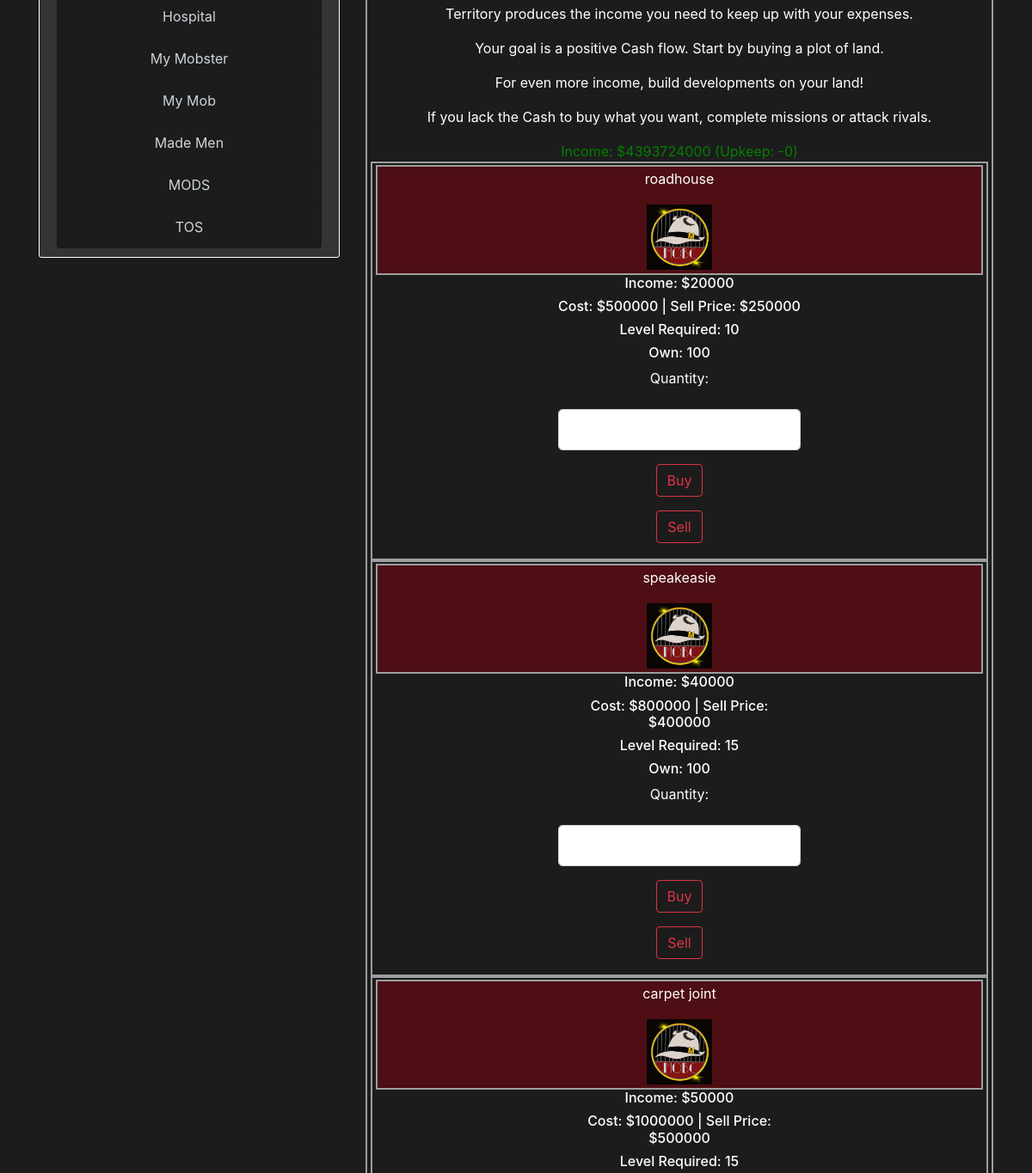
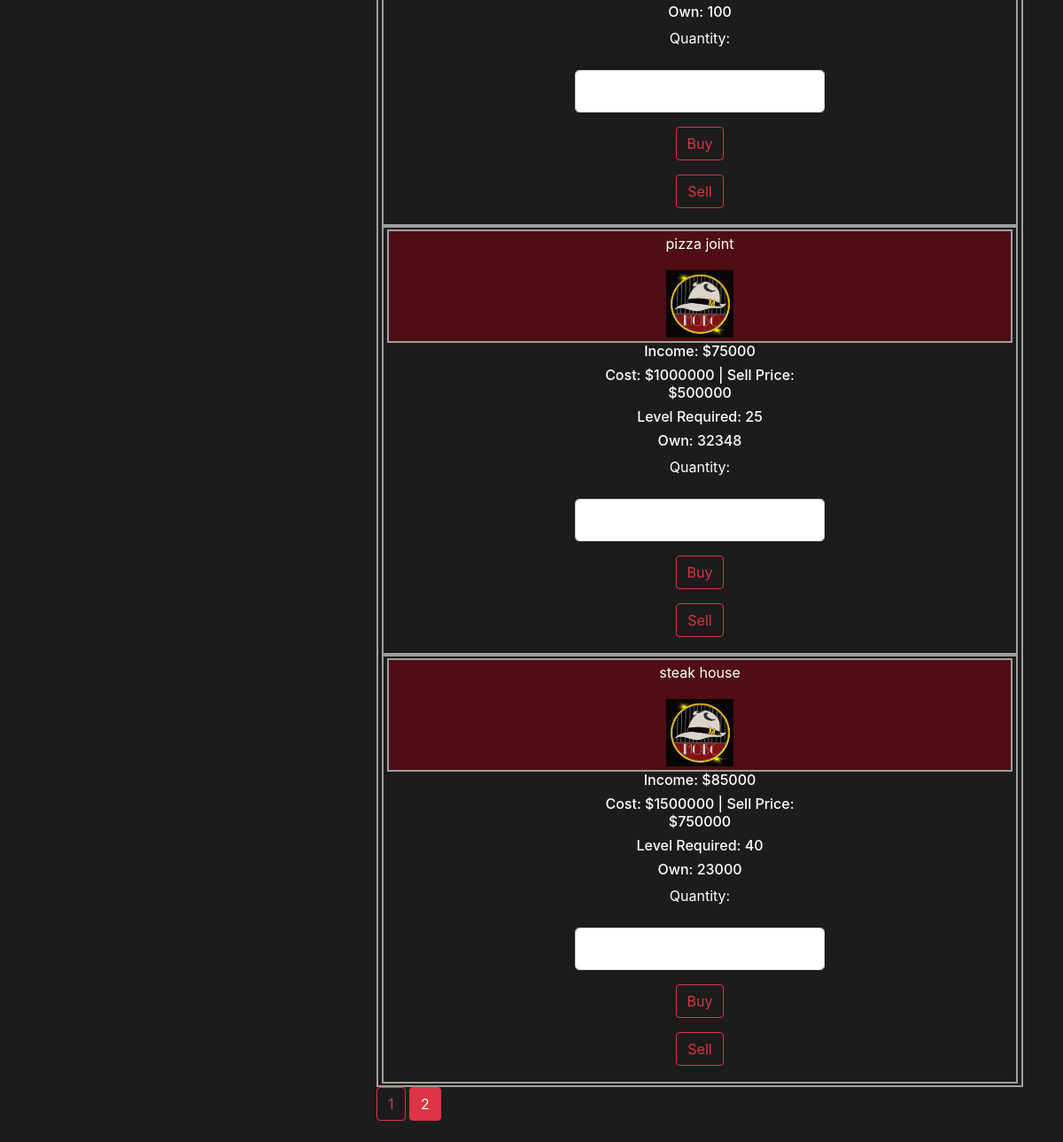
The app's page /turf?page=2 (signed in, lower part), older data (2 pictures, top to bottom).
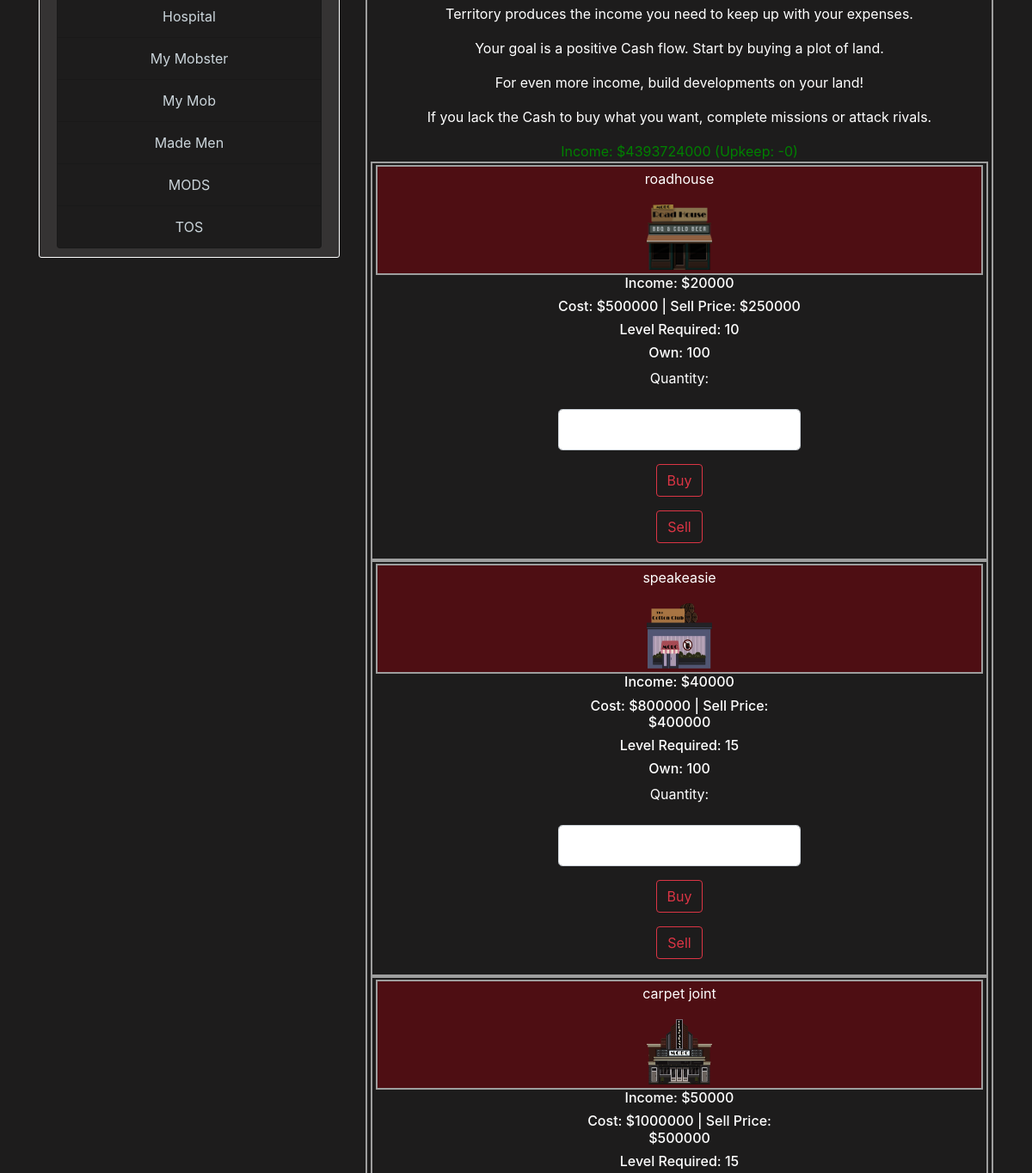
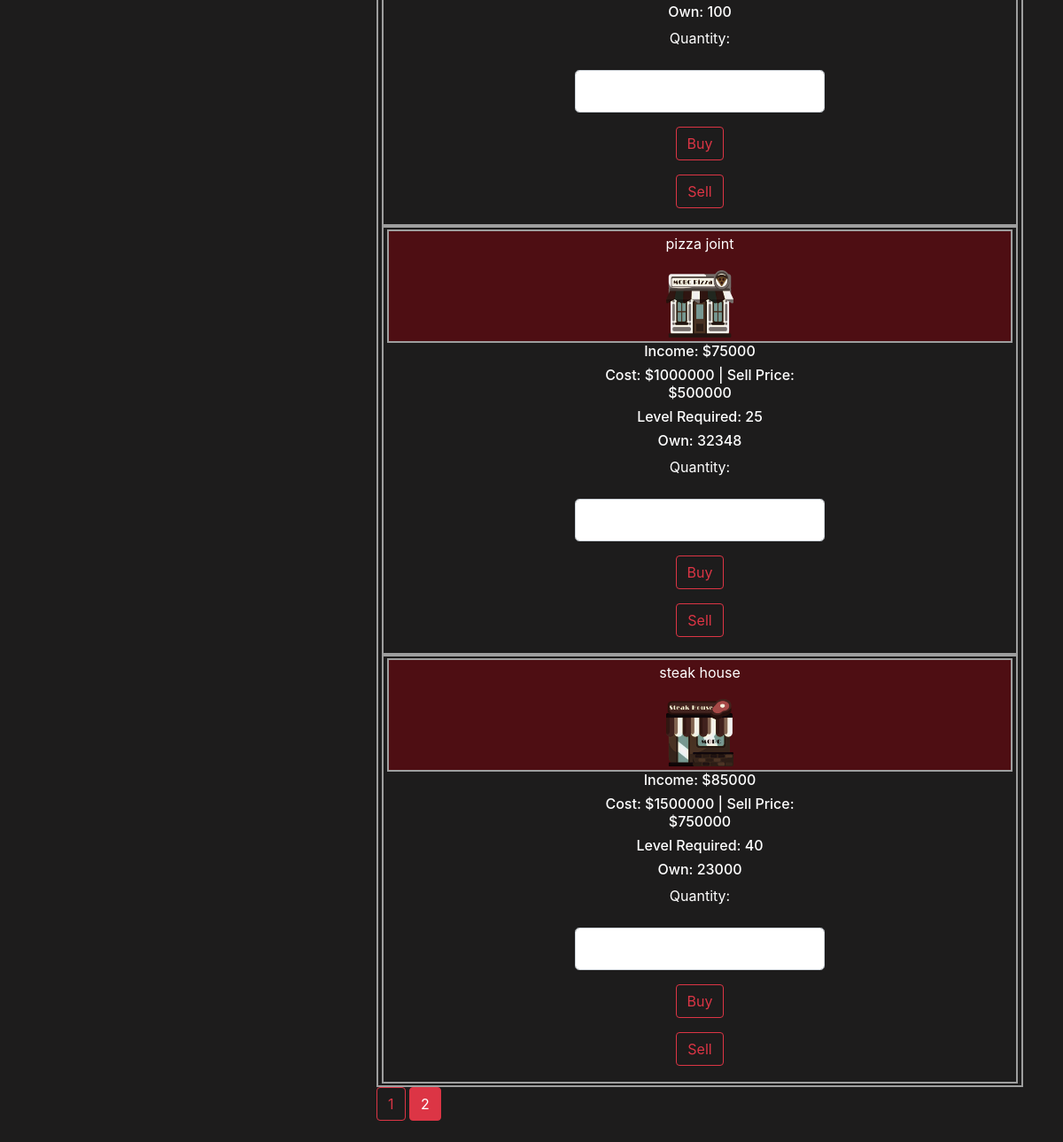
The same page, newer data (2 pictures, top to bottom).
### mobster/models.py (models this page shows, shortened)
class User_Stats(db.Model):
    id = db.Column(db.Integer, primary_key=True)
    user_level = db.Column(db.Integer, nullable=False, default=1)
    user_current_health = db.Column(db.Integer, default=100)
    user_max_health = db.Column(db.Integer, default=100)
    user_in_icu = db.Column(db.Boolean, default=False)
    user_experience = db.Column(db.Integer, nullable=False, default=0)
    user_total_income = db.Column(db.Integer, default=0)
    experience_to_level_up = db.Column(db.Integer, nullable=False, default=100)
    user_id = db.Column(db.Integer, db.ForeignKey('user.id'), nullable=False)

class Turf(db.Model):
    id = db.Column(db.Integer, primary_key=True)
    turf_name = db.Column(db.String(255))
    turf_image = db.Column(db.String(20), default='default.jpg')
    turf_cost = db.Column(db.Integer)
    turf_sell = db.Column(db.Integer)
    turf_income = db.Column(db.Integer)
    level_required = db.Column(db.Integer)

class User_Turf(db.Model):
    user_id = db.Column(db.Integer(), db.ForeignKey('user.id'), primary_key=True)
    turf_id = db.Column(db.Integer(), db.ForeignKey('turf.id'), primary_key=True)
    turf = db.relationship('Turf')
    turf_quantity = db.Column(db.Integer())

### mobster/routes.py (the view)
@app.route("/turf")
def turf():
    user = User.query.get(current_user.id)
    page = request.args.get('page', 1, type=int)
    turfs = Turf.query.order_by(Turf.level_required).where(Turf.level_required <= user.stats.user_level).paginate(page=page, per_page=5)
    form = TurfBuyForm()
    return render_template('game_templates/turf.html', title='Turf', turfs=turfs, form=form, user=user)

### mobster/forms.py
class TurfBuyForm(FlaskForm):
    quantity = IntegerField('Quantity', validators=[NumberRange(min=1)])
    buy_submit = SubmitField('Buy')
    sell_submit = SubmitField('Sell')

### mobster/models.py (called while the page is built)
@login_manager.user_loader
def load_user(user_id):
    return User.query.get(int(user_id))

### mobster/templates/game_templates/turf.html (shortened to what this page needs)
{% extends "layout.html" %}
{% block body %}
	<div class="page-container">
		<div class="page-title">
            <p>Territory produces the income you need to keep up with your expenses.</p>
            <p> Your goal is a positive Cash flow. Start by buying a plot of land.</p>
            <p> For even more income, build developments on your land!</p>
            <p> If you lack the Cash to buy what you want, complete missions or attack rivals.</p>
            <div style="color:green;"> Income: ${{ current_user.stats.user_total_income }} (Upkeep: -0)</div>
		</div>
		{% for turf in turfs.items %}
			<form method="POST" action="turf/sale/{{turf.id}}">
				<fieldset>
					<div class="page-container">
						<div class="page-container-head">
							<p>{{ turf.turf_name }}</p>
							<img src="{{url_for('static', filename='turf_images/' + turf.turf_image) }}" width="80" height="80">
						</div>
						<div class="page-container-body">
							<h6>Income: ${{ turf.turf_income }}</h6>
							<h6>Cost: ${{ turf.turf_cost }} | Sell Price: ${{turf.turf_sell}}</h6>
							<h6>Level Required: {{turf.level_required}}</h6>
							{% for _turf in user.turf %}
								{% if _turf.turf_id == turf.id %}
									<h6>Own: {{_turf.turf_quantity}}</h6>
								{% endif %}
							{% endfor %}
							<p>{{form.quantity.label(class="form-control-label") }}:</p>
							<p>{{form.quantity(class="form-control form-control-lg page-container-form") }}</p>
							<p>{{form.buy_submit(class="btn btn-outline-danger")}}</p>
							<p>{{form.sell_submit(class="btn btn-outline-danger")}}</p>
						</div>
					</div>
				</fieldset>
			</form>
		{% endfor %}
    </div>
	{% for page_num in turfs.iter_pages(left_edge=1, right_edge=1, left_current=1, right_current=2) %}
		{% if page_num and turfs.next %}
		  	{% if turfs.page == page_num %}
			  	<a class="btn btn-danger mb-4" href="{{ url_for('turf', page=page_num) }}">{{ page_num }}</a>
		  	{% else %}
			  	<a class="btn btn-outline-danger mb-4" href="{{ url_for('turf', page=page_num) }}">{{ page_num }}</a>
			{% endif %}
		{% else %}
		  	...
		{% endif %}
	{% endfor %}
{% endblock %}

### mobster/templates/layout.html (shortened to what this page needs)
<!DOCTYPE html>
<html>
	<head>
        <link rel="stylesheet" href="https://stackpath.bootstrapcdn.com/bootstrap/4.3.1/css/bootstrap.min.css">
		<link rel="stylesheet" type="text/css" href="{{ url_for('static', filename='main.css') }}">
	</head>
	<body>
        <main role="main" class="container">
            <div class="row">
                <div class="col-md-4">
                    <div class="content-section">
                        <ul class="list-group">
                            <li class="list-group-item list-group-item-dark centered sidebar-item"><a href="{{ url_for('hospital') }}">Hospital</a></li>
                            <li class="list-group-item list-group-item-dark centered sidebar-item"><a href="{{ url_for('my_mobster') }}">My Mobster</a></li>
                            <li class="list-group-item list-group-item-dark centered sidebar-item"><a href="{{ url_for('my_mob') }}">My Mob</a></li>
                            <li class="list-group-item list-group-item-dark centered sidebar-item"><a href="{{ url_for('made_men') }}">Made Men</a></li>
                            <li class="list-group-item list-group-item-dark centered sidebar-item"><a href="{{ url_for('mods') }}">MODS</a></li>
                            <li class="list-group-item list-group-item-dark centered sidebar-item"><a href="{{ url_for('tos') }}">TOS</a></li>
                        </ul>
                    </div>
                </div>
                <div class="col-md-8">
                    {% block body %}{% endblock %}
                </div>
	</body>
</html>

### mobster/static/main.css (style rules this page uses)
body { background: #1d1c1c; color: #ffffff; margin-top: 4rem; }
.centered { text-align: center; }
.sidebar-item { background-color: #1d1c1c; }
.site-header .navbar-nav .nav-link, .sidebar-item a { color: #cbd5db; }
.content-section { background: #353333; padding: 10px 20px; border: 1px solid #FFFFFF; border-radius: 3px; margin-bottom: 20px; }
.page-container { background: #1d1c1c; padding: 2px 4px; border: 2px solid #9E9E9E; text-align: center; }
.page-container-head { background: #4e0e13; padding: 2px 4px; border: 2px solid #9E9E9E; text-align: center; }
.page-container-body { margin-left: 30%; margin-right: 30%; }
.page-container-form { text-align: center; }
img { border: 2px solid #4e0e13 }

Row changes from the older to the newer data that the page shows:
changed Turf "roadhouse": turf_image: picture added in place of a placeholder
changed Turf "speakeasie": turf_image: picture added in place of a placeholder
changed Turf "carpet joint": turf_image: picture added in place of a placeholder
changed Turf "pizza joint": turf_image: picture added in place of a placeholder
changed Turf "steak house": turf_image: picture added in place of a placeholder
